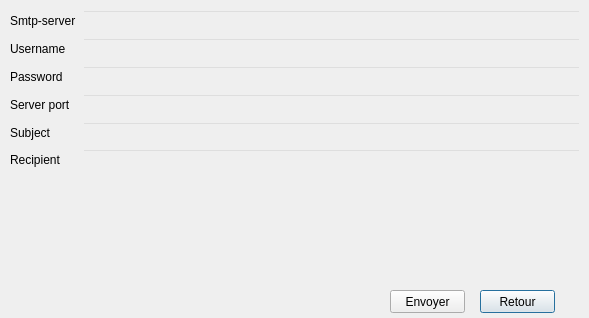
<?xml version="1.0" encoding="UTF-8"?>
<ui version="4.0">
 <class>Dialog</class>
 <widget class="QDialog" name="Dialog">
  <property name="geometry">
   <rect>
    <x>0</x>
    <y>0</y>
    <width>589</width>
    <height>318</height>
   </rect>
  </property>
  <property name="windowTitle">
   <string>Dialog</string>
  </property>
  <property name="styleSheet">
   <string notr="true">background-image: url(:/new/prefix1/image/121527165_283003159406450_6476818707641022998_n.jpg);</string>
  </property>
  <widget class="QPushButton" name="pushButton">
   <property name="geometry">
    <rect>
     <x>480</x>
     <y>290</y>
     <width>75</width>
     <height>23</height>
    </rect>
   </property>
   <property name="styleSheet">
    <string notr="true">background:transparent;
font: italic 12pt &quot;Century Gothic&quot;;
color: qconicalgradient(cx:0.5, cy:0.5, angle:0, stop:0 rgba(35, 40, 3, 255), stop:0.16 rgba(136, 106, 22, 255), stop:0.225 rgba(166, 140, 41, 255), stop:0.285 rgba(204, 181, 74, 255), stop:0.345 rgba(235, 219, 102, 255), stop:0.415 rgba(245, 236, 112, 255), stop:0.52 rgba(209, 190, 76, 255), stop:0.57 rgba(187, 156, 51, 255), stop:0.635 rgba(168, 142, 42, 255), stop:0.695 rgba(202, 174, 68, 255), stop:0.75 rgba(218, 202, 86, 255), stop:0.815 rgba(208, 187, 73, 255), stop:0.88 rgba(187, 156, 51, 255), stop:0.935 rgba(137, 108, 26, 255), stop:1 rgba(35, 40, 3, 255));
border-bottom:2px solid#717072;
border-color: qconicalgradient(cx:0.5, cy:0.5, angle:0, stop:0 rgba(35, 40, 3, 255), stop:0.16 rgba(136, 106, 22, 255), stop:0.225 rgba(166, 140, 41, 255), stop:0.285 rgba(204, 181, 74, 255), stop:0.345 rgba(235, 219, 102, 255), stop:0.415 rgba(245, 236, 112, 255), stop:0.52 rgba(209, 190, 76, 255), stop:0.57 rgba(187, 156, 51, 255), stop:0.635 rgba(168, 142, 42, 255), stop:0.695 rgba(202, 174, 68, 255), stop:0.75 rgba(218, 202, 86, 255), stop:0.815 rgba(208, 187, 73, 255), stop:0.88 rgba(187, 156, 51, 255), stop:0.935 rgba(137, 108, 26, 255), stop:1 rgba(35, 40, 3, 255));
background-color: rgb(255, 212, 250);

border-radius:15px;}
QPushButton:hover{
	
	background-color: rgb(234, 78, 117);
</string>
   </property>
   <property name="text">
    <string>Retour</string>
   </property>
  </widget>
  <widget class="QPushButton" name="pushButton_2">
   <property name="geometry">
    <rect>
     <x>390</x>
     <y>290</y>
     <width>75</width>
     <height>23</height>
    </rect>
   </property>
   <property name="styleSheet">
    <string notr="true">background:transparent;
font: italic 12pt &quot;Century Gothic&quot;;
color: qconicalgradient(cx:0.5, cy:0.5, angle:0, stop:0 rgba(35, 40, 3, 255), stop:0.16 rgba(136, 106, 22, 255), stop:0.225 rgba(166, 140, 41, 255), stop:0.285 rgba(204, 181, 74, 255), stop:0.345 rgba(235, 219, 102, 255), stop:0.415 rgba(245, 236, 112, 255), stop:0.52 rgba(209, 190, 76, 255), stop:0.57 rgba(187, 156, 51, 255), stop:0.635 rgba(168, 142, 42, 255), stop:0.695 rgba(202, 174, 68, 255), stop:0.75 rgba(218, 202, 86, 255), stop:0.815 rgba(208, 187, 73, 255), stop:0.88 rgba(187, 156, 51, 255), stop:0.935 rgba(137, 108, 26, 255), stop:1 rgba(35, 40, 3, 255));
border-bottom:2px solid#717072;
border-color: qconicalgradient(cx:0.5, cy:0.5, angle:0, stop:0 rgba(35, 40, 3, 255), stop:0.16 rgba(136, 106, 22, 255), stop:0.225 rgba(166, 140, 41, 255), stop:0.285 rgba(204, 181, 74, 255), stop:0.345 rgba(235, 219, 102, 255), stop:0.415 rgba(245, 236, 112, 255), stop:0.52 rgba(209, 190, 76, 255), stop:0.57 rgba(187, 156, 51, 255), stop:0.635 rgba(168, 142, 42, 255), stop:0.695 rgba(202, 174, 68, 255), stop:0.75 rgba(218, 202, 86, 255), stop:0.815 rgba(208, 187, 73, 255), stop:0.88 rgba(187, 156, 51, 255), stop:0.935 rgba(137, 108, 26, 255), stop:1 rgba(35, 40, 3, 255));
background-color: rgb(255, 212, 250);

border-radius:15px;}
QPushButton:hover{
	
	background-color: rgb(234, 78, 117);
</string>
   </property>
   <property name="text">
    <string>Envoyer</string>
   </property>
  </widget>
  <widget class="QWidget" name="layoutWidget">
   <property name="geometry">
    <rect>
     <x>10</x>
     <y>10</y>
     <width>571</width>
     <height>161</height>
    </rect>
   </property>
   <layout class="QFormLayout" name="formLayout">
    <item row="0" column="0">
     <widget class="QLabel" name="cINLabel">
      <property name="styleSheet">
       <string notr="true"/>
      </property>
      <property name="text">
       <string>Smtp-server</string>
      </property>
     </widget>
    </item>
    <item row="0" column="1">
     <widget class="QLineEdit" name="server">
      <property name="styleSheet">
       <string notr="true">background:transparent;</string>
      </property>
     </widget>
    </item>
    <item row="1" column="0">
     <widget class="QLabel" name="nomLabel">
      <property name="styleSheet">
       <string notr="true"/>
      </property>
      <property name="text">
       <string>Username</string>
      </property>
     </widget>
    </item>
    <item row="1" column="1">
     <widget class="QLineEdit" name="uname">
      <property name="styleSheet">
       <string notr="true">background:transparent;</string>
      </property>
     </widget>
    </item>
    <item row="2" column="0">
     <widget class="QLabel" name="prenomLabel">
      <property name="text">
       <string>Password</string>
      </property>
     </widget>
    </item>
    <item row="2" column="1">
     <widget class="QLineEdit" name="passwd">
      <property name="styleSheet">
       <string notr="true">background:transparent;</string>
      </property>
     </widget>
    </item>
    <item row="3" column="0">
     <widget class="QLabel" name="serverPortLabel">
      <property name="text">
       <string>Server port</string>
      </property>
     </widget>
    </item>
    <item row="3" column="1">
     <widget class="QLineEdit" name="port">
      <property name="styleSheet">
       <string notr="true">background:transparent;</string>
      </property>
     </widget>
    </item>
    <item row="5" column="0">
     <widget class="QLabel" name="recipientLabel">
      <property name="text">
       <string>Recipient</string>
      </property>
     </widget>
    </item>
    <item row="5" column="1">
     <widget class="QLineEdit" name="recipient">
      <property name="styleSheet">
       <string notr="true">background:transparent;</string>
      </property>
     </widget>
    </item>
    <item row="4" column="1">
     <widget class="QLineEdit" name="subject">
      <property name="styleSheet">
       <string notr="true">background:transparent;</string>
      </property>
     </widget>
    </item>
    <item row="4" column="0">
     <widget class="QLabel" name="recipientLabel_2">
      <property name="text">
       <string>Subject</string>
      </property>
     </widget>
    </item>
   </layout>
  </widget>
  <widget class="QTextEdit" name="message">
   <property name="geometry">
    <rect>
     <x>50</x>
     <y>180</y>
     <width>501</width>
     <height>101</height>
    </rect>
   </property>
   <property name="styleSheet">
    <string notr="true">background:transparent;
background-image: url(:/new/prefix1/image/103854343_259019528641376_3453490155072435271_n.jpg);</string>
   </property>
  </widget>
 </widget>
 <resources/>
 <connections>
  <connection>
   <sender>pushButton</sender>
   <signal>clicked()</signal>
   <receiver>Dialog</receiver>
   <slot>reject()</slot>
   <hints>
    <hint type="sourcelabel">
     <x>522</x>
     <y>298</y>
    </hint>
    <hint type="destinationlabel">
     <x>613</x>
     <y>13</y>
    </hint>
   </hints>
  </connection>
 </connections>
</ui>
